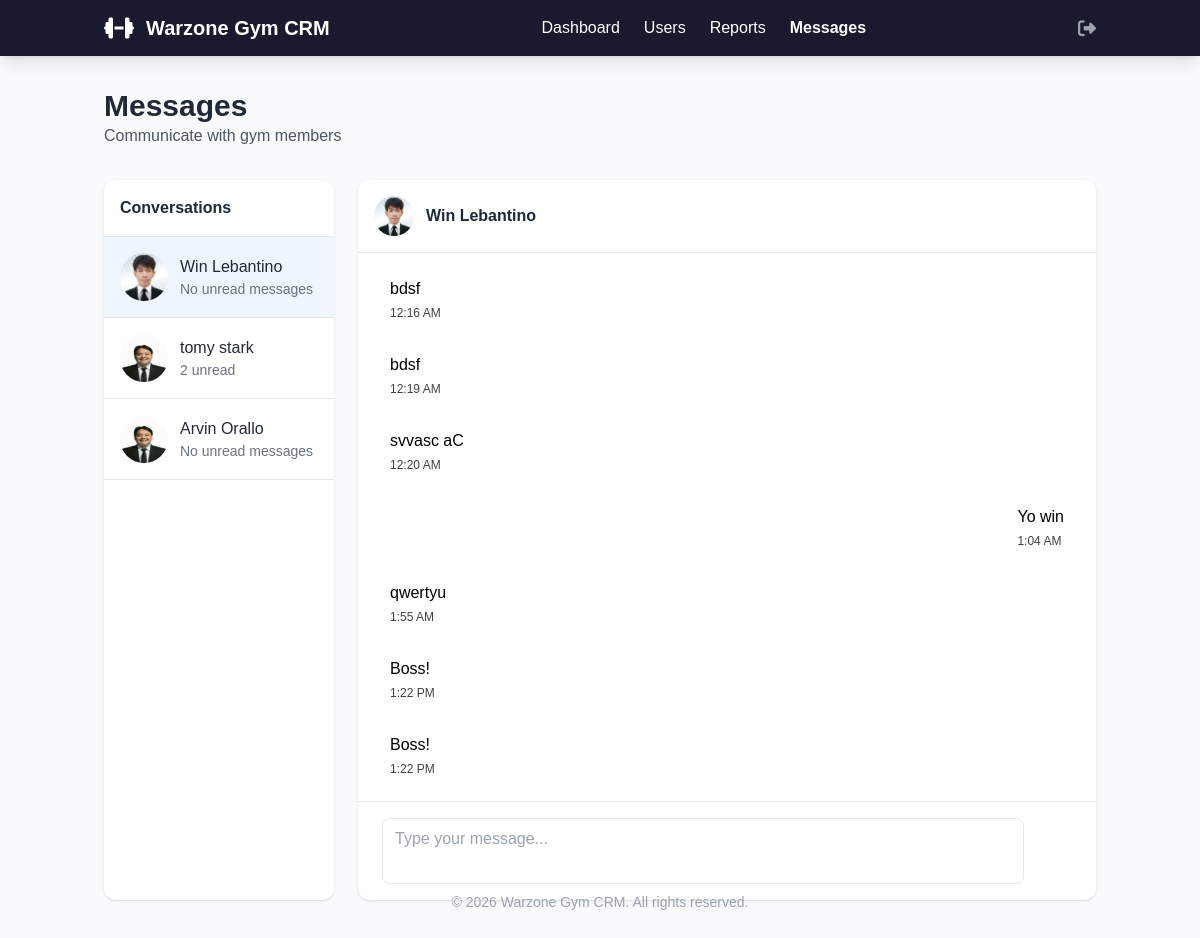
The page /admin/messages.php?conversation=2 (signed in) on the database its author committed.
### tables this page shows
CREATE TABLE `users` (
  `id` int(11) NOT NULL,
  `name` varchar(100) NOT NULL,
  `email` varchar(100) NOT NULL,
  `goal` text DEFAULT 'General fitness',
  `password` varchar(255) NOT NULL,
  `role` enum('user','admin') DEFAULT 'user',
  `fitness_goal` text DEFAULT NULL,
  `weight` decimal(5,2) DEFAULT NULL,
  `height` decimal(5,2) DEFAULT NULL,
  `created_at` timestamp NOT NULL DEFAULT current_timestamp(),
  `last_login` timestamp NULL DEFAULT NULL,
  `profile_picture` varchar(255) NOT NULL DEFAULT 'default.png',
  `coach_style` enum('gentle','balanced','hardcore') DEFAULT 'balanced'
);

CREATE TABLE `messages` (
  `id` int(11) NOT NULL,
  `sender_id` int(11) NOT NULL,
  `receiver_id` int(11) NOT NULL,
  `message` text NOT NULL,
  `is_read` tinyint(1) DEFAULT 0,
  `created_at` timestamp NOT NULL DEFAULT current_timestamp()
);

### admin/messages.php (the view, shortened to what this page needs)
<?php
require_once '../config.php';
$user_id = $_SESSION['user_id'];
$stmt = $pdo->prepare("
    SELECT
        u.id, u.name, u.profile_picture,
        MAX(m.created_at) as last_message_date,
        SUM(CASE WHEN m.receiver_id = ? AND m.is_read = 0 THEN 1 ELSE 0 END) as unread_count
    FROM messages m
    JOIN users u ON (u.id = m.sender_id OR u.id = m.receiver_id)
    WHERE (m.sender_id = ? OR m.receiver_id = ?) AND u.id != ?
    GROUP BY u.id, u.name, u.profile_picture
    ORDER BY last_message_date DESC
");
$stmt->execute([$user_id, $user_id, $user_id, $user_id]);
$conversations = $stmt->fetchAll(PDO::FETCH_ASSOC);
$conversation_id = $_GET['conversation'] ?? null;
$messages = [];
if ($conversation_id) {
    $stmt = $pdo->prepare("
        SELECT m.*, u.name as sender_name, u.profile_picture
        FROM messages m
        JOIN users u ON m.sender_id = u.id
        WHERE (m.sender_id = ? AND m.receiver_id = ?) OR (m.sender_id = ? AND m.receiver_id = ?)
        ORDER BY m.created_at ASC
    ");
    $stmt->execute([$conversation_id, $user_id, $user_id, $conversation_id]);
    $messages = $stmt->fetchAll(PDO::FETCH_ASSOC);
}
?>
<!DOCTYPE html>
<html lang="en">
<head>
    <script src="https://cdn.tailwindcss.com"></script>
    <link rel="stylesheet" href="https://cdnjs.cloudflare.com/ajax/libs/font-awesome/6.4.0/css/all.min.css">
</head>
<body class="bg-gray-50">
    <nav class="bg-primary text-white shadow-lg">
        <div class="container mx-auto px-4 py-3">
            <div class="flex justify-between items-center">
                <div class="flex items-center space-x-3">
                    <i class="fas fa-dumbbell text-highlight text-2xl"></i>
                    <h1 class="text-xl font-bold">Warzone Gym CRM</h1>
                </div>
                <div class="hidden md:flex items-center space-x-6">
                    <a href="index.php" class="hover:text-highlight transition">Dashboard</a>
                    <a href="users.php" class="hover:text-highlight transition">Users</a>
                    <a href="reports.php" class="hover:text-highlight transition">Reports</a>
                    <a href="messages.php" class="hover:text-highlight transition font-semibold">Messages</a>
                </div>
                <div class="flex items-center space-x-4">
                    <a href="../logout.php" class="text-gray-400 hover:text-highlight transition" title="Logout">
                        <i class="fas fa-sign-out-alt text-lg"></i>
                    </a>
                </div>
            </div>
        </div>
    </nav>
    <main class="container mx-auto px-4 py-8">
        <div class="flex justify-between items-center mb-8">
            <div>
                <h1 class="text-3xl font-bold text-gray-800">Messages</h1>
                <p class="text-gray-600">Communicate with gym members</p>
            </div>
        </div>
        <div class="grid grid-cols-1 lg:grid-cols-4 gap-6 h-[600px]">
            <div class="lg:col-span-1 bg-white rounded-xl shadow overflow-hidden">
                <div class="p-4 border-b">
                    <h3 class="font-bold text-gray-800">Conversations</h3>
                </div>
                <div class="overflow-y-auto max-h-[550px]">
                    <?php foreach ($conversations as $conversation): ?>
                    <a href="messages.php?conversation=<?= $conversation['id'] ?>"
                       class="flex items-center p-4 hover:bg-gray-50 transition-colors border-b <?= $conversation['id'] == $conversation_id ? 'bg-blue-50' : '' ?>">
                        <img src="<?= htmlspecialchars(file_exists('../uploads/' . $conversation['profile_picture'])
                                    ? '../uploads/' . $conversation['profile_picture']
                                    : '../uploads/default.png') ?>"
                             alt="User" class="w-12 h-12 rounded-full mr-3">
                        <div class="flex-1 min-w-0">
                            <h4 class="font-medium text-gray-800 truncate"><?= htmlspecialchars($conversation['name']) ?></h4>
                            <p class="text-sm text-gray-500 truncate">
                                <?php if ($conversation['unread_count'] > 0): ?>
                                    <span class="text-highlight font-medium"><?= $conversation['unread_count'] ?> unread</span>
                                <?php else: ?>
                                    No unread messages
                                <?php endif; ?>
                            </p>
                        </div>
                    </a>
                    <?php endforeach; ?>
                </div>
            </div>
            <div class="lg:col-span-3 bg-white rounded-xl shadow flex flex-col">
                <?php if ($conversation_id): ?>
                    <?php
                    $stmt = $pdo->prepare("SELECT name, profile_picture FROM users WHERE id = ?");
                    $stmt->execute([$conversation_id]);
                    $partner = $stmt->fetch(PDO::FETCH_ASSOC);
                    ?>
                    <div class="p-4 border-b flex items-center">
                        <img src="<?= htmlspecialchars(file_exists('../uploads/' . $partner['profile_picture'])
                                    ? '../uploads/' . $partner['profile_picture']
                                    : '../uploads/default.png') ?>"
                             alt="User" class="w-10 h-10 rounded-full mr-3">
                        <h3 class="font-bold text-gray-800"><?= htmlspecialchars($partner['name']) ?></h3>
                    </div>
                    <div class="flex-1 overflow-y-auto p-4 space-y-4" id="messageContainer">
                        <?php foreach ($messages as $message): ?>
                        <div class="flex <?= $message['sender_id'] == $user_id ? 'justify-end' : 'justify-start' ?>">
                            <div class="message-bubble px-4 py-2 rounded-lg
                                        <?= $message['sender_id'] == $user_id ? 'message-sent' : 'message-received' ?>">
                                <p><?= htmlspecialchars($message['message']) ?></p>
                                <p class="text-xs mt-1 opacity-75"><?= date('g:i A', strtotime($message['created_at'])) ?></p>
                            </div>
                        </div>
                        <?php endforeach; ?>
                    </div>
                    <div class="p-4 border-t">
                        <form method="POST" class="flex space-x-2">
                            <textarea name="message" rows="2" class="flex-1 border rounded-lg px-3 py-2 focus:ring-2 focus:ring-highlight resize-none"
                                      placeholder="Type your message..." required></textarea>
                            <button type="submit" name="send_message" class="bg-highlight text-white px-4 py-2 rounded-lg hover:bg-opacity-90 transition">
                                <i class="fas fa-paper-plane"></i>
                            </button>
                        </form>
                    </div>
                <?php endif; ?>
            </div>
        </div>
    </main>
    <footer class="bg-primary text-white py-8 mt-12">
        <div class="container mx-auto px-4">
            <div class="text-center text-gray-400 text-sm">
                <p>© 2026 Warzone Gym CRM. All rights reserved.</p>
            </div>
        </div>
    </footer>
</body>
</html>

### admin/messages.php (style rules this page uses)
:root { --primary:#1a1a2e; --secondary:#16213e; --accent:#0f3460; --highlight:#e94560; }
body { background:#f8f9fa; font-family:'Poppins',sans-serif; }
#messageContainer { scroll-behavior:smooth; }
nav { background:var(--primary,#1a1a2e); box-shadow:0 4px 6px -1px rgba(0,0,0,.1),0 2px 4px -1px rgba(0,0,0,.06); }
nav a { color:#fff; transition:color .2s; font-family:'Poppins',sans-serif; }

### rows shown on the page
users: profile_picture (picture), name "Win Lebantino", shows "No unread messages"
users: profile_picture (picture), name "tomy stark", unread_count "2"
users: profile_picture (picture), name "Arvin Orallo", shows "No unread messages"
messages: message "bdsf", created_at "12:16 AM"
messages: message "bdsf", created_at "12:19 AM"
messages: message "svvasc aC", created_at "12:20 AM"
messages: message "Yo win", created_at "1:04 AM"
messages: message "qwertyu", created_at "1:55 AM"
messages: message "Boss!", created_at "1:22 PM"
messages: message "Boss!", created_at "1:22 PM"
